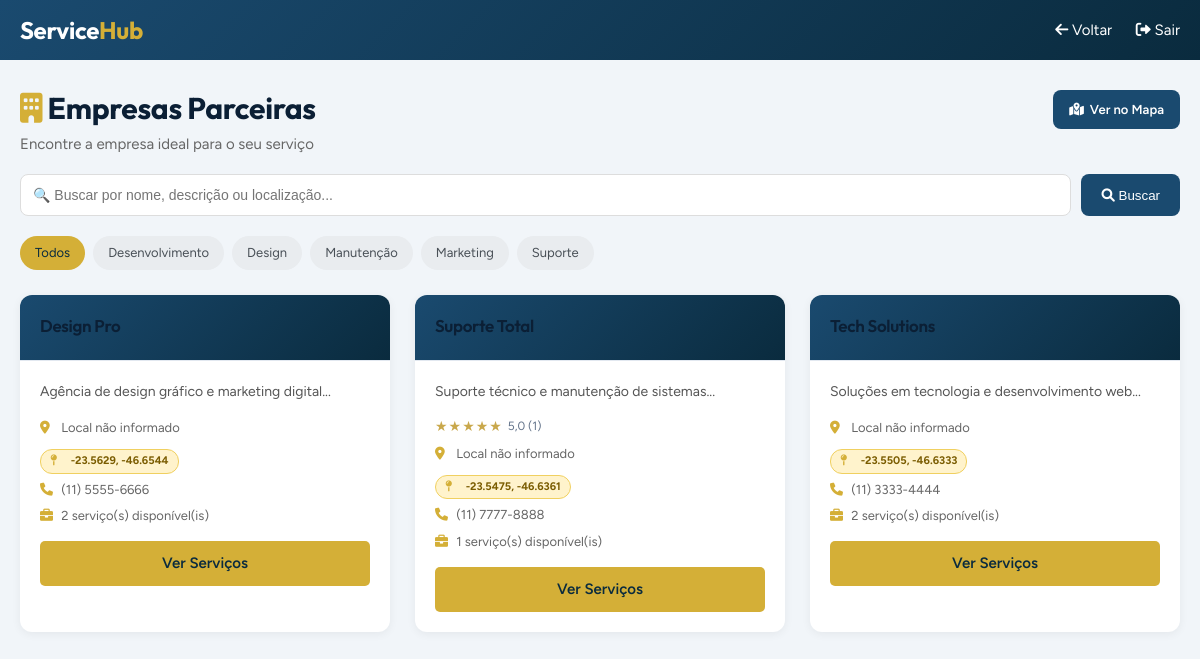
Page /clientes/empresas.php (signed in) on the committed database.
### tables this page shows
CREATE TABLE empresas (
    id INT AUTO_INCREMENT PRIMARY KEY,
    nome_empresa VARCHAR(100) NOT NULL,
    email VARCHAR(100) NOT NULL UNIQUE,
    senha VARCHAR(255) NOT NULL,
    cnpj VARCHAR(20) UNIQUE,
    telefone VARCHAR(20),
    endereco TEXT,
    descricao TEXT,
    logo VARCHAR(255),
    site VARCHAR(100),
    status TINYINT DEFAULT 1 COMMENT '1=Ativa, 0=Inativa',
    created_at TIMESTAMP DEFAULT CURRENT_TIMESTAMP,
    updated_at TIMESTAMP DEFAULT CURRENT_TIMESTAMP ON UPDATE CURRENT_TIMESTAMP
);

### clientes/empresas.php (the view, shortened to what this page needs)
<?php
require_once '../includes/config.php';
require_once '../includes/functions.php';
$busca = trim($_GET['busca'] ?? '');
$catFiltro = trim($_GET['categoria'] ?? '');
$sql = "SELECT * FROM empresas WHERE status = 1";
$params = [];
$sql .= " ORDER BY nome_empresa";
$stmt = $pdo->prepare($sql);
$stmt->execute($params);
$empresas = $stmt->fetchAll();
$categorias = $pdo->query(
    "SELECT DISTINCT categoria FROM servicos WHERE categoria IS NOT NULL AND categoria != '' ORDER BY categoria"
)->fetchAll(PDO::FETCH_COLUMN);
?>
<!DOCTYPE html>
<html lang="pt-BR">
<head>
    <link rel="stylesheet" href="../css/estilo.css">
    <link rel="stylesheet" href="https://cdnjs.cloudflare.com/ajax/libs/font-awesome/6.0.0/css/all.min.css">
</head>
<body>
<nav class="navbar">
    <div class="inner">
        <h2 style="color:white;">Service<span style="color:#d4af37;">Hub</span></h2>
        <div>
            <a href="../dashboard_cliente.php" style="color:white;margin-right:20px;">
                <i class="fas fa-arrow-left"></i> Voltar
            </a>
            <a href="../logout.php" style="color:white;">
                <i class="fas fa-sign-out-alt"></i> Sair
            </a>
        </div>
    </div>
</nav>
<div class="main-content">
    <div style="display:flex;justify-content:space-between;align-items:flex-start;flex-wrap:wrap;gap:12px;margin-bottom:8px;">
        <div>
            <h1><i class="fas fa-building" style="color:#d4af37;"></i> Empresas Parceiras</h1>
            <p style="color:#666;margin-top:4px;">Encontre a empresa ideal para o seu serviço</p>
        </div>
        <a href="mapa.php" class="btn-mapa">
            <i class="fas fa-map-marked-alt"></i> Ver no Mapa
        </a>
    </div>
    <form class="search-form" method="get" action="">
        <input type="text" name="busca" value="<?= htmlspecialchars($busca) ?>"
               placeholder="🔍 Buscar por nome, descrição ou localização...">
        <button type="submit"><i class="fas fa-search"></i> Buscar</button>
    </form>
    <div class="categorias-filtro">
        <a href="empresas.php" class="categoria-btn <?= $catFiltro === '' ? 'active' : '' ?>">Todos</a>
        <?php foreach ($categorias as $cat): ?>
            <a href="?categoria=<?= urlencode($cat) ?><?= $busca ? '&busca=' . urlencode($busca) : '' ?>"
               class="categoria-btn <?= $catFiltro === $cat ? 'active' : '' ?>">
                <?= htmlspecialchars($cat) ?>
            </a>
        <?php endforeach; ?>
    </div>
    <?php if (empty($empresas)): ?>
        <div class="empty-state">
            <i class="fas fa-building" style="font-size:48px;display:block;margin-bottom:15px;"></i>
            <h3>Nenhuma empresa encontrada</h3>
            <p>Tente outros termos de busca.</p>
        </div>
    <?php else: ?>
    <div class="empresas-grid">
        <?php foreach ($empresas as $emp):
            $servicosStmt = $pdo->prepare("SELECT COUNT(*) FROM servicos WHERE empresa_id = ? AND status = 1");
            $servicosStmt->execute([$emp['id']]);
            $totalServicos = $servicosStmt->fetchColumn();
        ?>
        <div class="empresa-card">
            <div class="card-header">
                <h3><?= htmlspecialchars($emp['nome_empresa']) ?></h3>
            </div>
            <div class="card-body">
                <div class="empresa-desc">
                    <?= htmlspecialchars(mb_substr($emp['descricao'] ?? 'Empresa especializada em serviços de qualidade.', 0, 120)) ?>...
                </div>
                <?php $av = mediaAvaliacoes($pdo, $emp['id']); ?>
                <?php if ($av['total'] > 0): ?>
                <div style="margin:8px 0 6px;display:flex;align-items:center;gap:6px;">
                  <?= starRating($av['media'] ?? 0, true) ?>
                  <span style="font-size:12px;color:var(--text-muted);"><?= number_format($av['media'],1,',','') ?> (<?=$av['total']?>)</span>
                </div>
                <?php endif; ?>
                <div class="empresa-info">
                    <p><i class="fas fa-map-marker-alt"></i> <?= htmlspecialchars($emp['endereco'] ?? 'Local não informado') ?></p>
                    <?php if (!empty($emp['latitude'])): ?>
                    <p style="margin-top:4px;">
                        <span class="dist-badge" id="dist-<?= $emp['id'] ?>">
                            <i class="fas fa-map-pin"></i> <?= number_format($emp['latitude'],4) ?>, <?= number_format($emp['longitude'],4) ?>
                        </span>
                    </p>
                    <?php endif; ?>
                    <p><i class="fas fa-phone"></i> <?= htmlspecialchars($emp['telefone'] ?? 'Não informado') ?></p>
                    <p><i class="fas fa-briefcase"></i> <?= $totalServicos ?> serviço(s) disponível(is)</p>
                </div>
                <a href="empresa.php?id=<?= $emp['id'] ?>" class="btn-view">Ver Serviços</a>
            </div>
        </div>
        <?php endforeach; ?>
    </div>
    <?php endif; ?>
</div>
</body>
</html>

### includes/functions.php (shortened to what this page needs)
<?php
function starRating($nota, $small = false) {
    $size  = $small ? '14px' : '18px';
    $nota  = (float)$nota;
    $full  = (int)floor($nota);
    $half  = ($nota - $full) >= 0.4 ? 1 : 0;
    $empty = 5 - $full - $half;
    $html  = "<span class='stars' style='font-size:{$size};line-height:1;'>";
    $html .= str_repeat('<span style="color:#c9a84c;">★</span>', $full);
    $html .= str_repeat('<span style="color:#d0d8e0;">☆</span>', $empty);
    $html .= '</span>';
    return $html;
}
function mediaAvaliacoes($pdo, $empresa_id) {
    $stmt = $pdo->prepare("SELECT AVG(nota) AS media, COUNT(*) AS total FROM avaliacoes WHERE empresa_id = ?");
    $stmt->execute([$empresa_id]);
    return $stmt->fetch();
}

### css/estilo.css (style rules this page uses)
:root { --navy: #0b1f35; --navy-mid: #122642; --navy-soft: #1a3354; --navy-light: #234470; --gold: #c8a84b; --gold-lt: #dfc06a; --gold-dk: #a8882e; --gold-dim: rgba(200,168,75,.13); --gold-glow: rgba(200,168,75,.25); --green: #0e7a4e; --green-lt: #16a368; --green-bg: #ecfdf5; --red: #b91c1c; --red-lt: #dc2626; --red-bg: #fef2f2; --amber: #b45309; --amber-lt: #d97706; --amber-bg: #fffbeb; --blue: #1d4ed8; --blue-lt: #2563eb; --blue-bg: #eff6ff; --slate: #94a3b8; --slate-lt: #cbd5e1; --surface: #ffffff; --surface-2: #f8fafc; --bg: #f1f5f9; --border: #e2e8f0; --border-dk: #cbd5e1; --text: #0f172a; --text-2: #334155; --text-muted: #64748b; --r-xs: 4px; --r-sm: 8px; --r: 12px; --r-lg: 16px; --r-xl: 24px; --sh-xs: 0 1px 2px rgba(15,23,42,.06); --sh-sm: 0 1px 6px rgba(15,23,42,.08), 0 1px 3px rgba(15,23,42,.05); --sh: 0 4px 16px rgba(15,23,42,.09), 0 2px 6px rgba(15,23,42,.05); --sh-lg: 0 12px 40px rgba(15,23,42,.12), 0 4px 12px rgba(15,23,42,.06); --sh-xl: 0 24px 64px rgba(15,23,42,.18), 0 8px 20px rgba(15,23,42,.08); --ease: .2s cubic-bezier(.4,0,.2,1); --ease-out: .3s cubic-bezier(0,0,.2,1); --nav-h: 64px; --font-head: 'Outfit', system-ui, sans-serif; --font-body: 'Figtree', system-ui, sans-serif; --radius: var(--r); --radius-sm: var(--r-sm); --radius-lg: var(--r-lg); --shadow: var(--sh); --shadow-sm: var(--sh-sm); --shadow-lg: var(--sh-lg); --transition: var(--ease); --teal: #0d9488; --teal-lt: #14b8a6; --teal-bg: #f0fdfa; }
*, *::before, *::after { box-sizing: border-box; margin: 0; padding: 0; }
html { font-size: 15px; scroll-behavior: smooth; -webkit-text-size-adjust: 100%; }
body { font-family: var(--font-body); background: var(--bg); color: var(--text); line-height: 1.65; -webkit-font-smoothing: antialiased; -moz-osx-font-smoothing: grayscale; }
h1, h2, h3 { font-family: var(--font-head); color: var(--navy); line-height: 1.25; letter-spacing: -.3px; }
h1 { font-size: clamp(22px, 4vw, 30px); font-weight: 700; }
h2 { font-size: clamp(18px, 3vw, 24px); font-weight: 700; }
h3 { font-size: clamp(16px, 2.5vw, 20px); font-weight: 600; }
p { color: var(--text-2); }
a { color: var(--gold); text-decoration: none; transition: color var(--ease); }
.card-header { padding: 18px 24px; border-bottom: 1px solid var(--border); display: flex; align-items: center; justify-content: space-between; gap: 12px; background: var(--surface-2); }
.card-header h3 { font-size: 15px; font-weight: 600; }
.card-body { padding: 24px; }
.stars { display: inline-flex; align-items: center; gap: 1px; line-height: 1; }

### rows in the picture
empresas: nome_empresa "Design Pro", descricao "Agência de design gráfico e marketing digital", endereco "Local não informado", latitude "-23.5629", longitude "-46.6544", telefone "(11) 5555-6666", totalServicos "2"
empresas: nome_empresa "Suporte Total", descricao "Suporte técnico e manutenção de sistemas", full "★ ★ ★ ★ ★", media "5,0", total "1", endereco "Local não informado", latitude "-23.5475", longitude "-46.6361", telefone "(11) 7777-8888", totalServicos "1"
empresas: nome_empresa "Tech Solutions", descricao "Soluções em tecnologia e desenvolvimento web", endereco "Local não informado", latitude "-23.5505", longitude "-46.6333", telefone "(11) 3333-4444", totalServicos "2"

### other values in the picture
$cat "Desenvolvimento"
$cat "Design"
$cat "Manutenção"
$cat "Marketing"
$cat "Suporte"
